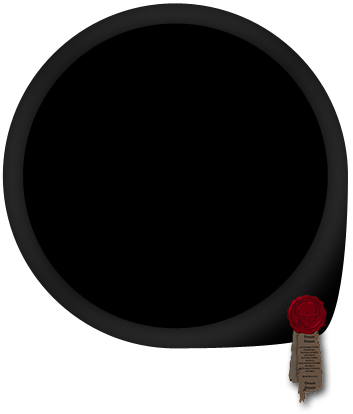
#> input picture Images/Background/RedPrint-BG.png, 353 x 414 px; the run also reads 1 picture not shown here
$ python redPrint.py
#> lines starting #> are read from the running program, lines starting #| are printed output that depends on the picture
#> further down, im is the input picture: PIL image 353x414 RGBA; mean R, G, B, A 81.8, 80.7, 80.7, 176
# -*- coding:utf8 -*-

###########################################
# Date: 2012                              #
# Auteur: Malphaet                        #
# Nom: redPrint                           #
# Version: 0.3a                           #
# Copyright 2011: infiniteWander          #
###########################################
# This file is part of redPrint.
#
# redPrint is free software: you can redistribute it and/or modify
# it under the terms of the GNU General Public License as published by
# the Free Software Foundation, either version 3 of the License, or
# (at your option) any later version.
#
# redPrint is distributed in the hope that it will be useful,
# but WITHOUT ANY WARRANTY; without even the implied warranty of
# MERCHANTABILITY or FITNESS FOR A PARTICULAR PURPOSE. See the
# GNU General Public License for more details.
#
# You should have received a copy of the GNU General Public License
# along with redPrint. If not, see <http://www.gnu.org/licenses/>.
########################################################
# LICENCE                                              #
########################################################

######################
#----- Modules ------#
######################

#---- Importation ---#

import ConfigParser,argparse
import sys,os,shutil
from PIL import Image,ImageChops

#------ Ajouts ------#
#CURRENT_DIR=os.path.dirname(os.path.abspath(__file__))
#sys.path.append(os.path.join(CURRENT_DIR,'Modules'))

#from functions import *

######################
#     Functions      #
######################
import numpy as np

def alpha_composite(src, dst):
    '''
    Return the alpha composite of src and dst.

    Parameters:
    src -- PIL RGBA Image object
    dst -- PIL RGBA Image object

    The algorithm comes from http://en.wikipedia.org/wiki/Alpha_compositing
    '''
    # http://stackoverflow.com/a/3375291/190597
    # http://stackoverflow.com/a/9166671/190597
    src = np.asarray(src)
    dst = np.asarray(dst)
    out = np.empty(src.shape, dtype = 'float')
    alpha = np.index_exp[:, :, 3:]
    rgb = np.index_exp[:, :, :3]
    src_a = src[alpha]/255.0
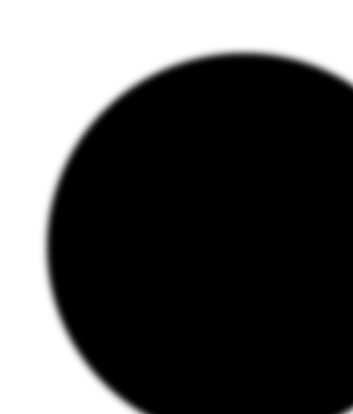
#> src_a: shape (414, 353, 1) float64; min 0, max 0.271, mean 0.0921; drawn with min black and max white
    dst_a = dst[alpha]/255.0
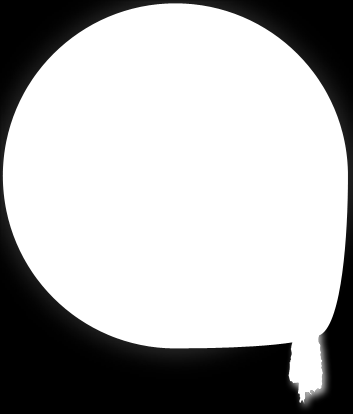
#> dst_a: shape (414, 353, 1) float64; min 0, max 1, mean 0.69
    out[alpha] = src_a+dst_a*(1-src_a)
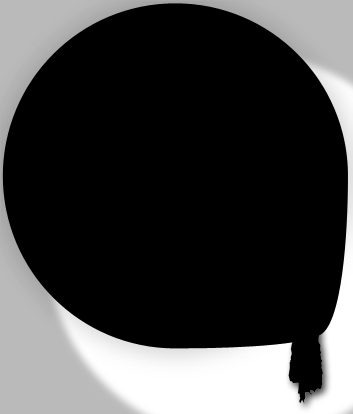
#> out: shape (414, 353, 4) float64; mean of channels 0, 1, 2, 3 0, 0, 0, 0.738; transparent parts drawn white
    old_setting = np.seterr(invalid = 'ignore')
    out[rgb] = (src[rgb]*src_a + dst[rgb]*dst_a*(1-src_a))/out[alpha]
#> out: shape (414, 353, 4) float64; 4.94% of the values are NaN or infinite; the others: min 0, max 255, mean 61.63
    np.seterr(**old_setting)
    out[alpha] *= 255
#> out: shape (414, 353, 4) float64; 4.94% of the values are NaN or infinite; the others: min 0, max 255, mean 110.9
    np.clip(out,0,255)
    # astype('uint8') maps np.nan (and np.inf) to 0
    out = out.astype('uint8')
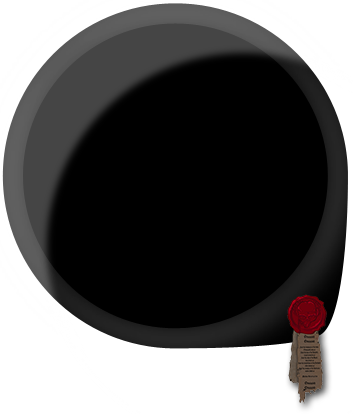
#> out: shape (414, 353, 4); mean of channels 0, 1, 2, 3 78.5, 77.5, 77.4, 188; transparent parts drawn white
    out = Image.fromarray(out, 'RGBA')
    return out
######################
#    Main Program    #
######################

parser=argparse.ArgumentParser(description="Read a config file, make an image from it")
#parser.add_argument('conf', metavar='config', nargs='1', type=str,help='a config file to apply')
parser.add_argument('-v','--verbose', dest='VV', action='store_const', const=True, help='be verbose')
parser.add_argument('-f','--force', dest='OVERWRITE', action='store_const', const=True, default=False, help='overwrite destination data')
args = parser.parse_args()

im = Image.open("Images/Background/RedPrint-BG.png")
im2 = Image.open("Images/Background/Overlay.png")

loo=alpha_composite(im2,im)
loo.save('mooo.png')
